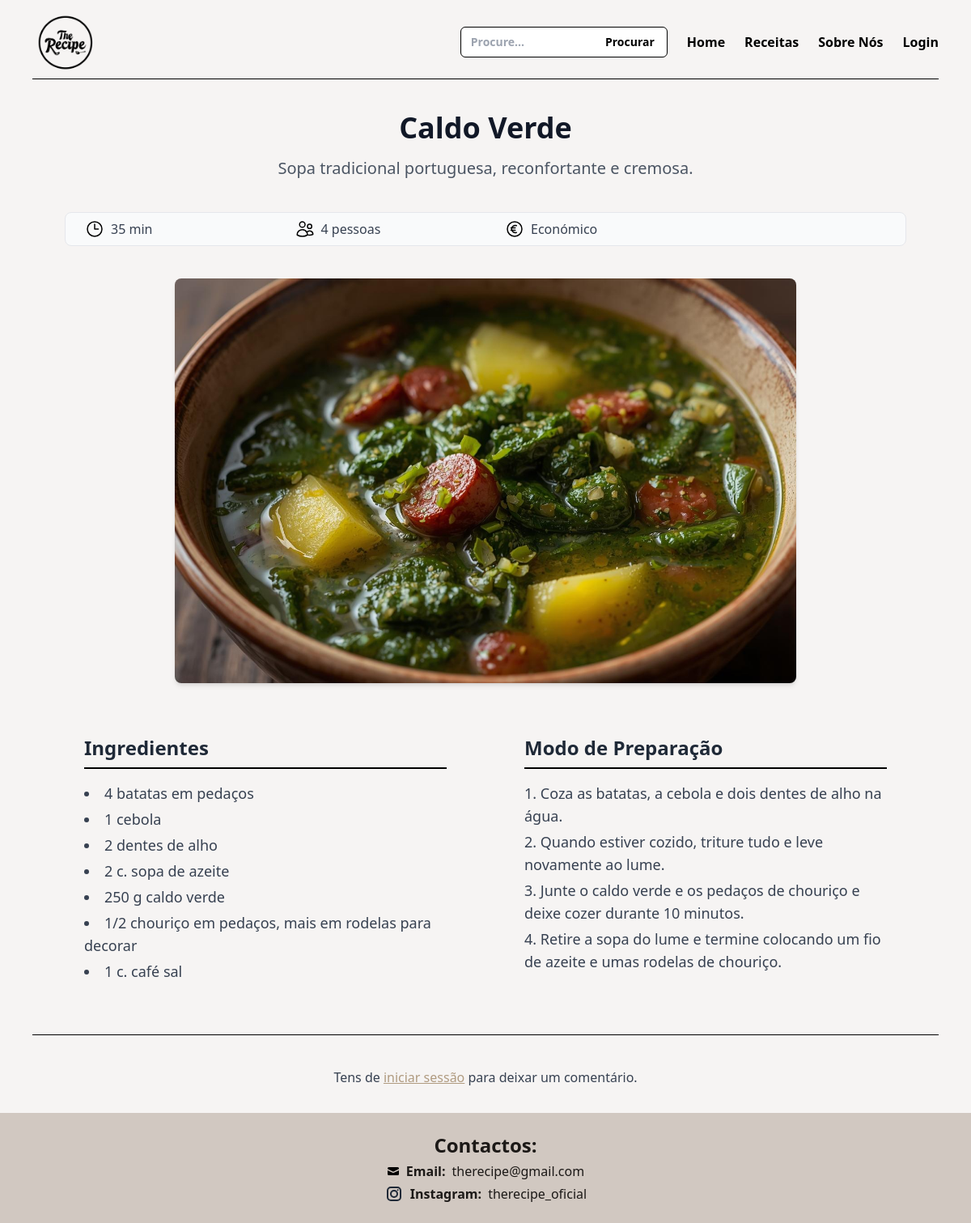
Screenshot of /receita.php?receita=1 with the database file from the repository.
### tables this page shows
CREATE TABLE IF NOT EXISTS `receitas` (
  `id` int NOT NULL AUTO_INCREMENT,
  `nome` varchar(100) NOT NULL,
  `tempo` varchar(50) DEFAULT NULL,
  `ingredientes` text,
  `preparacao` text,
  `imagem` varchar(128) DEFAULT NULL,
  `categoria` varchar(100) DEFAULT NULL,
  `descricao` text,
  `quantidade` int DEFAULT NULL,
  `orcamento` varchar(50) DEFAULT NULL,
  PRIMARY KEY (`id`)
);

### receita.php (the view, shortened to what this page needs)
<?php
    $id_receita = filter_input(INPUT_GET, 'receita', FILTER_VALIDATE_INT);
?>
<?php
    if(isset($_GET['receita'])){
        $idReceita = $_GET['receita'];
    }else{
        header('Location:index.html');
        exit;
    }
    require('ajax/connection.php');
?>
<!DOCTYPE html>
<html lang="pt-pt">
<head>
    <script src="https://cdn.tailwindcss.com"></script>
</head>
<body class= "bg-[#F6F4F3]">
    <?php require('includes/nav.php'); ?>
    <?php
        $sql = 'SELECT * FROM receitas WHERE id = :id';
        $stmt = $dbh->prepare($sql);
        $stmt->bindValue(':id', $idReceita);
        $stmt->execute();
        $receita = $stmt->fetchObject();
        $idReceita    = $receita->id;
        $nome         = $receita->nome;
        $imagem       = $receita->imagem;
        $tempo        = $receita->tempo;
        $ingredientes = $receita->ingredientes;
        $preparacao   = $receita->preparacao;
        $descricao    = $receita->descricao;
        $quantidade   = $receita->quantidade;
        $orcamento    = $receita->orcamento;
    ?>
   <div class="px-2 mt-10 sm:px-4 md:px-8 lg:px-20 xl:px-32">
        <h2 class="text-xl sm:text-2xl md:text-3xl lg:text-4xl font-bold text-gray-900 text-center my-4"><?= $nome ?></h2>
        <p class="sm:text-lg md:text-xl text-gray-600 text-center max-w-3xl mx-auto mb-6"><?= $descricao ?></p>
        <div class="max-w-6xl mx-auto mt-10">
           <div class="bg-gray-50 rounded-lg border border-gray-200 w-full mt-4">
                <div class="grid grid-cols-2 md:grid-cols-4 text-gray-700">
                    <div class="flex items-center gap-2 pl-6 py-2">
                        <svg xmlns="http://www.w3.org/2000/svg" fill="none" viewBox="0 0 24 24" stroke-width="1.5" stroke="currentColor" class="w-6 h-6 text-black">
                            <path stroke-linecap="round" stroke-linejoin="round" d="M12 6v6h4.5m4.5 0a9 9 0 1 1-18 0 9 9 0 0 1 18 0Z" />
                        </svg>
                        <span class="font-medium"><?= $tempo ?></span>
                    </div>
                    <div class="flex items-center gap-2 pl-6 py-2">
                        <span class="font-medium"><?= $quantidade ?> pessoas</span>
                    </div>
                    <div class="flex items-center gap-2 pl-6 py-2">
                        <svg xmlns="http://www.w3.org/2000/svg" fill="none" viewBox="0 0 24 24" stroke-width="1.5" stroke="currentColor" class="w-6 h-6 text-black">
                            <path stroke-linecap="round" stroke-linejoin="round" d="M14.25 7.756a4.5 4.5 0 1 0 0 8.488M7.5 10.5h5.25m-5.25 3h5.25M21 12a9 9 0 1 1-18 0 9 9 0 0 1 18 0Z" />
                        </svg>
                        <span class="font-medium"><?= $orcamento ?></span>
                    </div>
                    <div class="flex items-center gap-2 pl-6 py-2">
                    </div>
                </div>
            </div>
           <div class="w-full mt-10 flex justify-center">
                <img src="imagem/<?= $imagem ?>" alt="Receita <?= $idReceita ?>" class="w-full max-w-3xl h-[500px] object-cover rounded-lg shadow-md">
            </div>
            <div class="mt-10 grid md:grid-cols-2 gap-12 items-start">
                <div class="rounded-lg p-6 min-h-[260px]">
                    <h2 class="text-2xl font-bold text-gray-800 mb-4 border-b-2 border-black pb-2">
                        Ingredientes
                    </h2>
                    <ul class="list-disc list-inside text-gray-700 text-base sm:text-lg space-y-1">
                        <?php
                            $lista = explode("\n", $ingredientes);
                            foreach ($lista as $linha) {
                                $item = trim($linha);
                                if ($item !== '') {
                                    echo "<li>$item</li>";
                                }
                            }
                        ?>
                    </ul>
                </div>
                <div class="rounded-lg p-6 min-h-[260px]">
                    <h2 class="text-2xl font-bold text-gray-800 mb-4 border-b-2 border-black pb-2">
                        Modo de Preparação
                    </h2>
                    <ol class="list-decimal list-inside text-gray-700 text-base sm:text-lg space-y-1">
                        <?php
                            $lista = explode("\n", $preparacao);
                            foreach ($lista as $linha) {
                                $item = trim($linha);
                                if ($item !== '') {
                                    echo "<li>$item</li>";
                                }
                            }
                        ?>
                    </ol>
                </div>
            </div>
        </div>
    </div>
    <div class="my-10">
        <hr class="border-black mx-10 my-2">
    </div>
    <?php if (isset($_SESSION['user_id'])):?>
    <div class="w-full max-w-xl mx-auto px-2">
        <h4 class="text-base sm:text-xl font-semibold mb-2">
            Deixe aqui a sua opinião:
        </h4>
        <form method="POST" action="auth/adicionarComentario.php" class="flex flex-col gap-3">
            <textarea name="comentario" class="border border-black rounded-md p-3 text-lg" rows="4" placeholder="Escreva aqui o que achou desta receita..." required> </textarea>
            <input type="hidden" name="id_receita" value="<?= $id_receita ?>">
            <button type="submit" class="self-end bg-[#B09B80] text-white px-6 py-2 rounded-md hover:bg-[#4E2D0C] transition">
                Enviar
            </button>
        </form>
    </div>
    <?php else: ?>
    <div class="text-center pb-4">
        <p class="text-gray-700">
            Tens de <a href="login.php" class="text-[#B09B80] underline">iniciar sessão</a>
            para deixar um comentário.
        </p>
    </div>
    <?php endif; ?>
    <?php require('includes/footer.php'); ?>
</body>
</html>

### rows the page displays
receitas: nome "Caldo Verde", descricao "Sopa tradicional portuguesa, reconfortante e cremosa.", tempo "35 min", quantidade "4", orcamento "Económico", imagem (picture), ingredientes "4 batatas em pedaços", ingredientes "1 cebola", ingredientes "2 dentes de alho", ingredientes "2 c. sopa de azeite", ingredientes "250 g caldo verde", ingredientes "1/2 chouriço em pedaços, mais em rodelas para decorar", ingredientes "1 c. café sal", preparacao "Coza as batatas, a cebola e dois dentes de alho na água.", preparacao "Quando estiver cozido, triture tudo e leve novamente ao lume.", preparacao "Junte o caldo verde e os pedaços de chouriço e deixe cozer durante 10 minutos.", preparacao "Retire a sopa do lume e termine colocando um fio de azeite e umas rodelas de chouriço."
